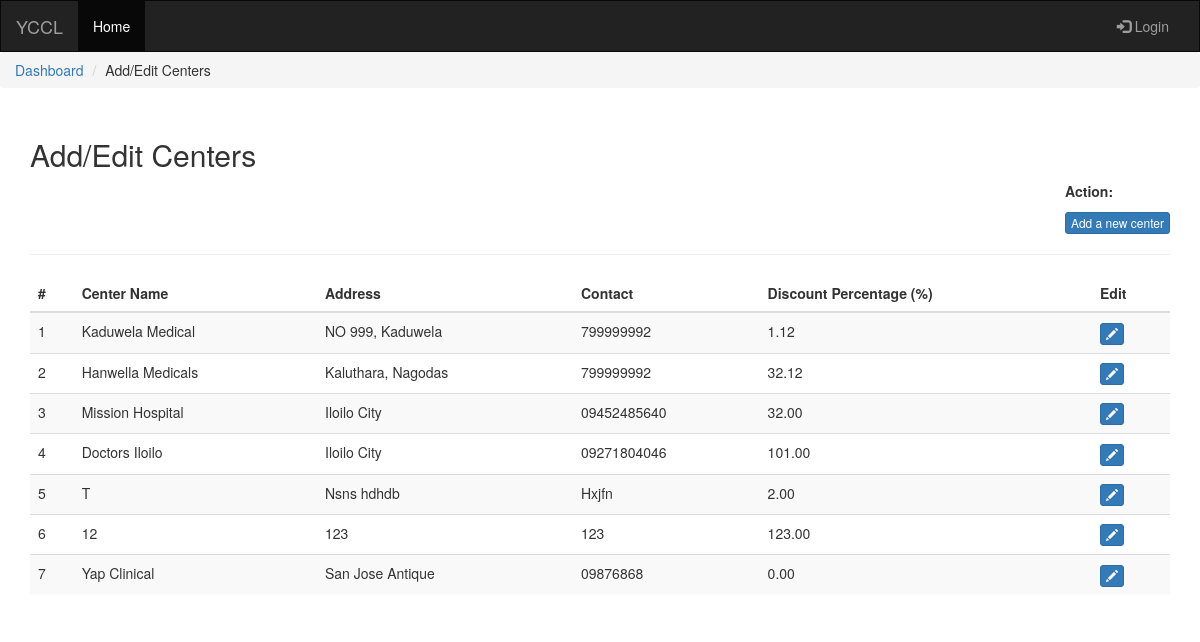
The app's page /list-centers.php with its own data.
### tables this page shows
CREATE TABLE IF NOT EXISTS `center_details` (
  `center_id` int(11) NOT NULL AUTO_INCREMENT,
  `center_name` varchar(150) DEFAULT NULL,
  `center_address` varchar(500) DEFAULT NULL,
  `center_contact` varchar(50) DEFAULT NULL,
  `center_status` varchar(1) DEFAULT NULL,
  `center_discount` float DEFAULT NULL,
  PRIMARY KEY (`center_id`)
);

### list-centers.php (the view, shortened to what this page needs)
<!DOCTYPE html>
<html>
<?php include 'views/partials/header.php'?>
<body>
	<?php include 'views/partials/navbar.php'?>
<ul class="breadcrumb">
	<li><a href="admin-dashboard.php">Dashboard</a></li>
	<li>Add/Edit Centers</li>
</ul>
<div class="container yccl-mt-3">
	<h2>Add/Edit Centers</h2>
	<div class="text-right">
		<div class="yccl-display-inlineblock text-left">
			<p class="yccl-mb-0"><strong>Action:</strong></p>
			<button class="btn btn-xs btn-primary" data-toggle="modal" data-target="#modalCreateForm">Add a new center</button>
		</div>
	</div><hr>
	<div class="table-responsive">
		<table class="table table-striped" id="tblPackages">
			<thead>
				<tr>
					<th>#</th>
					<th>Center Name</th>
					<th>Address</th>
					<th>Contact</th>
					<th>Discount Percentage (%)</th>
					<th>Edit</th>
				</tr>
			</thead>
			<tbody>
				<?php
				$i=0;
				$con = mysqli_connect("localhost","root","","yccl");
				$result = mysqli_query($con,"SELECT * FROM center_details");
				while($row = mysqli_fetch_array($result))
				{
					$i++;
					echo "<tr>";
					echo "<td>" . $i . "</td>";
					echo "<td>" . $row['center_name'] . "</td>";
					echo "<td>" . $row['center_address'] . "</td>";
					echo "<td>" . $row['center_contact'] . "</td>";
					echo "<td>" . number_format($row['center_discount'],2) . "</td>";
					echo "
					<td>
					<button class='btn btn-xs btn-primary' data-centerid='".$row['center_id']."' data-centername='".$row['center_name']."' data-centeraddress='".$row['center_address']."' data-centercontact='".$row['center_contact']."' data-centerdiscount='".$row['center_discount']."' id='editModalPackage'><span class='glyphicon glyphicon-pencil'></span></button>
					</td>
					";
					echo "</tr>";
				}
				?>
			</tbody>
		</table>
	</div>
</div>
</body>
</html>

### assets/css/style.css (style rules this page uses)
.yccl-display-inlineblock { display: inline-block; }
.yccl-mt-3 { margin-top: 30px }

### records on screen
center_details: center_name "Kaduwela Medical", center_address "NO 999, Kaduwela", center_contact "799999992", center_discount "1.12"
center_details: center_name "Hanwella Medicals", center_address "Kaluthara, Nagodas", center_contact "799999992", center_discount "32.12"
center_details: center_name "Mission Hospital", center_address "Iloilo City", center_contact "09452485640", center_discount "32.00"
center_details: center_name "Doctors Iloilo", center_address "Iloilo City", center_contact "09271804046", center_discount "101.00"
center_details: center_name "T", center_address "Nsns hdhdb", center_contact "Hxjfn", center_discount "2.00"
center_details: center_name "12", center_address "123", center_contact "123", center_discount "123.00"
center_details: center_name "Yap Clinical", center_address "San Jose Antique", center_contact "09876868", center_discount "0.00"
